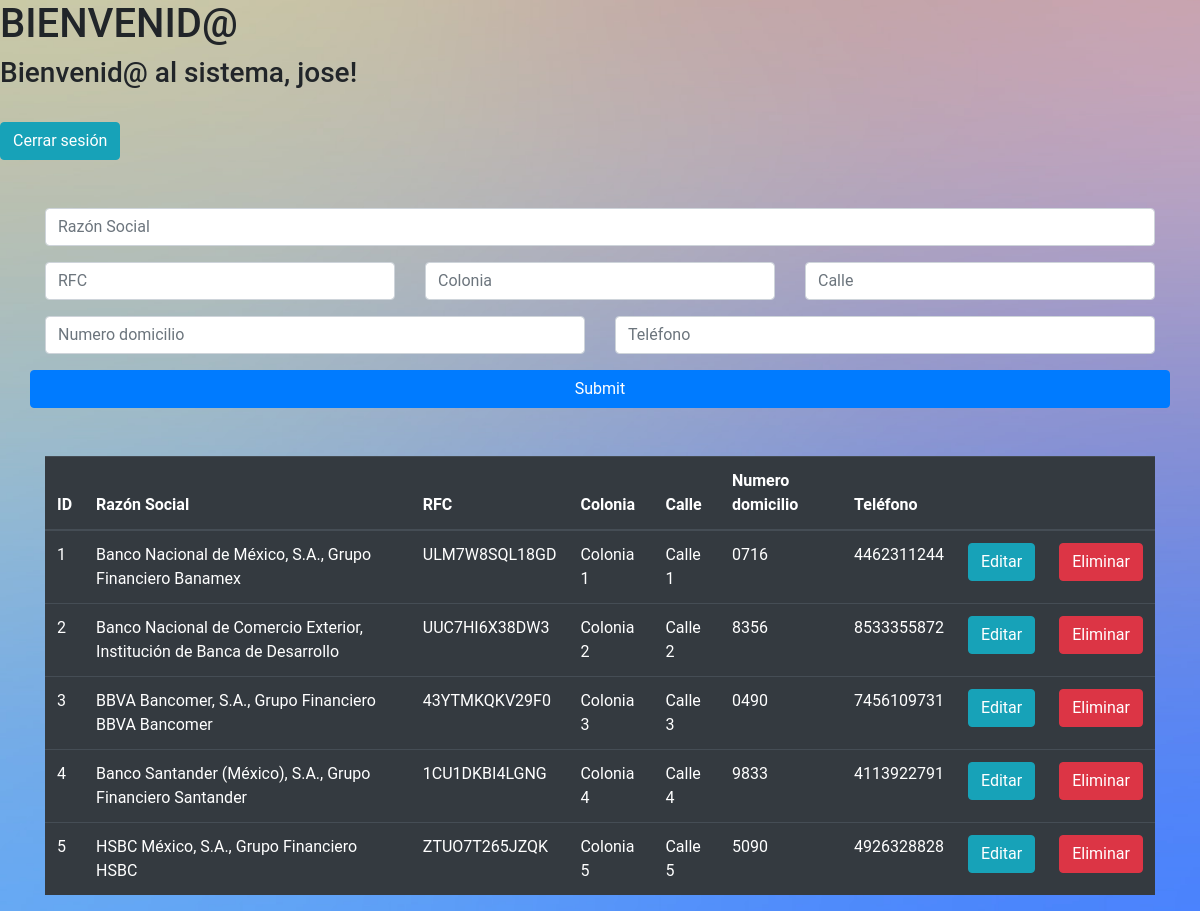
/pagina_crud.php (signed in), run on the app's committed database.
### tables this page shows
CREATE TABLE CatalogoBancos
(
    id_banco TINYINT PRIMARY KEY AUTO_INCREMENT,  
    razon_social VARCHAR(100) NOT NULL,
    rfc VARCHAR(15) NOT NULL,
    colonia VARCHAR(30),
    calle VARCHAR(20),
    numero_domicilio VARCHAR(10),
    telefono VARCHAR(12)
);

### pagina_crud.php (the view, shortened to what this page needs)
<?php
    include "conexion.php";
    $conexion->query("SET NAMES 'UTF8'");
    $querySelect = "SELECT * FROM CATALOGOBANCOS";
    $ejecutarSelect = $conexion->prepare($querySelect);
    $ejecutarSelect->execute();
?>
<!DOCTYPE html>
<html lang="es">
<head>
    <link rel="stylesheet" href="./res/style.css">
    <link rel="stylesheet" href="https://cdn.jsdelivr.net/npm/bootstrap@4.6.0/dist/css/bootstrap.min.css">
</head>
<body>
<h1>BIENVENID@</h1>
    <?php
    if (isset($_SESSION['usuario'])) {
        echo '<h3>'.'Bienvenid@ al sistema, '.$_SESSION['usuario'].'!'.'</h3>';
    }
    ?>
    <br>
    <a href="cerrar_sesion.php" class="btn btn-info">Cerrar sesión</a>
    <div class="container mt-5 ">
        <div class="row">
            <div class="col-md-12" >
                <form method="POST" action="script_insertar.php">
                    <input type="text" class="form-control mb-3" name="razonsocial" placeholder="Razón Social">
            </div>
            <div class="col-md-4">
                    <input class="form-control mb-3" type="text" name="rfc" placeholder="RFC">
            </div>
            <div class="col-md-4">
                    <input class="form-control mb-3" type="text" name="colonia" placeholder="Colonia">
            </div>
            <div class="col-md-4">
                    <input class="form-control mb-3" type="text" name="calle" placeholder="Calle">
            </div>
            <div class="col-md-6">
                    <input class="form-control mb-3" type="text" name="numdom" placeholder="Numero domicilio">
            </div>
            <div class="col-md-6">
                    <input class="form-control mb-3" type="text" name="telefono" placeholder="Teléfono">
            </div>
                    <input type="submit" class="btn btn-primary btn-block">
            <div class="col-md-12 mt-5">
                <table class="table table-dark">
                <thead>
                    <tr>
                    <th scope="col">ID</th>
                    <th scope="col">Razón Social</th>
                    <th scope="col">RFC</th>
                    <th scope="col">Colonia</th>
                    <th scope="col">Calle</th>
                    <th scope="col">Numero domicilio</th>
                    <th scope="col">Teléfono</th>
                    <th></th>
                    <th></th>
                    </tr>
                </thead>
                <tbody>
                    <?php
                        $ejecutarSelect->setFetchMode(PDO::FETCH_ASSOC);
                        while ($resultado = $ejecutarSelect->fetch()) {
                    ?>
                    <tr>
                        <td><?php echo $resultado['id_banco'] ?></td>
                        <td><?php echo $resultado['razon_social'] ?></td>
                        <td><?php echo $resultado['rfc'] ?></td>
                        <td><?php echo $resultado['colonia'] ?></td>
                        <td><?php echo $resultado['calle'] ?></td>
                        <td><?php echo $resultado['numero_domicilio'] ?></td>
                        <td><?php echo $resultado['telefono'] ?></td>
                        <td><a href="actualizar.php?id=<?php echo $resultado['id_banco'] ?>" class="btn btn-info">Editar</a></td>
                        <td><a href="borrar.php?id=<?php echo $resultado['id_banco'] ?>" class="btn btn-danger">Eliminar</a></td>
                    </tr>
                    <?php } ?>
                </tbody>
                </table>
            </div>
        </div>
    </div>
</body>
</html>

### res/style.css (style rules this page uses)
* { margin: 0; padding: 0; box-sizing: border-box; text-decoration: none; font-family: 'Roboto', sans-serif; }
body { background-image: url(bg1.jpg); background-size: cover; background-repeat: no-repeat; background-position: center; background-attachment: fixed; }

### data on the page
catalogobancos: id_banco "1", razon_social "Banco Nacional de México, S.A., Grupo Financiero Banamex", rfc "ULM7W8SQL18GD", colonia "Colonia 1", calle "Calle 1", numero_domicilio "0716", telefono "4462311244"
catalogobancos: id_banco "2", razon_social "Banco Nacional de Comercio Exterior, Institución de Banca de Desarrollo", rfc "UUC7HI6X38DW3", colonia "Colonia 2", calle "Calle 2", numero_domicilio "8356", telefono "8533355872"
catalogobancos: id_banco "3", razon_social "BBVA Bancomer, S.A., Grupo Financiero BBVA Bancomer", rfc "43YTMKQKV29F0", colonia "Colonia 3", calle "Calle 3", numero_domicilio "0490", telefono "7456109731"
catalogobancos: id_banco "4", razon_social "Banco Santander (México), S.A., Grupo Financiero Santander", rfc "1CU1DKBI4LGNG", colonia "Colonia 4", calle "Calle 4", numero_domicilio "9833", telefono "4113922791"
catalogobancos: id_banco "5", razon_social "HSBC México, S.A., Grupo Financiero HSBC", rfc "ZTUO7T265JZQK", colonia "Colonia 5", calle "Calle 5", numero_domicilio "5090", telefono "4926328828"

### other printed values
$_SESSION['usuario'] "jose"
